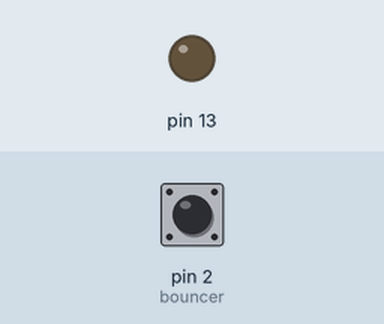
The sketch below on a simulated Arduino Uno, built with avr-gcc and run on an emulated ATmega328P. Shown: output pins drawn as LEDs (lit = HIGH). Dashed ring = blinking. Inputs (shaded band) come from the test bench; at power-on: pin 2 (bouncer) LOW.

Above: at 1.2 s.
1.3 s: pin 2 (bouncer) pulsed HIGH 5 times (0.12 s each, 0.3 s apart)
At 1.75 s:
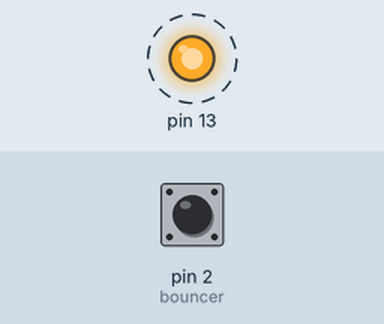
4.3 s: pin 2 (bouncer) driven HIGH
At 5.0 s:
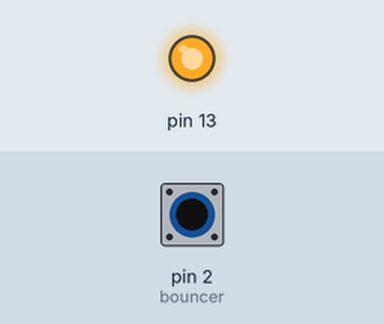
Timing chart, 0 to 7.3 s (numbered marks = the images above; inputs shaded):
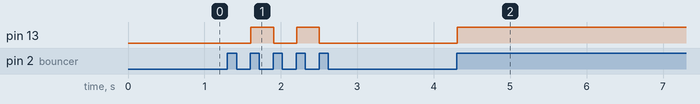

Measured:
- after the input at 1.3 s, pin 13: alternates HIGH for 0.30 s and LOW for 0.30 s, 4 changes in all, then stays LOW, starting after 0.30 s
- after the input at 4.3 s, pin 13: LOW → HIGH at once

The sketch:

lab06_bounce_sketch.ino
```cpp
// подключение библиотеки Bounce
#include "Bounce2.h";

// Создание объекта Bounce.
// В качестве параметров конструктору передаются номер пина кнопки
// и время дребезга в миллисекундах.
Bounce bouncer = Bounce(2,5);

byte led=0; //Состояние светодиода
byte oldled=1; //Последнее состояние светодиода, для исключения ложных переключений

void setup() {
  pinMode(13,OUTPUT);
  pinMode(2,INPUT);
}

void loop() {
  // Опрос изменения состояния кнопки
  if ( bouncer.update() ) {
    if ( bouncer.read() == HIGH) { //Когда нажата кнопка
     if (led==oldled) { //Проверка, что состояние кнопки изменилось
       led=!led;
     }
    } else { //Когда не нажата
       oldled=led;
    }
  }
digitalWrite(13,led); //Переключаем светодиод
}
```
